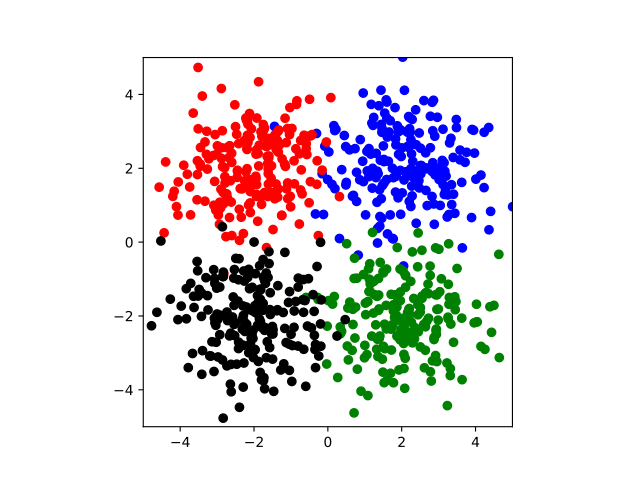

Write Python code to recreate this figure.
# -*- coding: utf-8 -*-
import os
import math
import numpy as np
import matplotlib.pyplot as plt
import matplotlib.animation as animation
import time

plt.rcParams['animation.ffmpeg_path'] = '/usr/local/bin/ffmpeg'

N = 200
K = 4       #less than 5

COLOR = ["blue", "red", "green", "black"]
PLOT = ["bo", "ro", "go", "ko"]


def sigmoid(x):
    return 1 / (1 + np.exp(-x))


fig = plt.figure()
ax = fig.add_subplot(1,1,1)
ax.set_xlim(-5,5)
ax.set_ylim(-5,5)

#add plot
x_data = [np.array([np.random.randn(N) + 2, np.random.randn(N) + 2]),
          np.array([np.random.randn(N) - 2, np.random.randn(N) + 2]),
          np.array([np.random.randn(N) + 2, np.random.randn(N) - 2]),
          np.array([np.random.randn(N) - 2, np.random.randn(N) - 2])]


for k in range(K):
    ax.plot(x_data[k][0], x_data[k][1], PLOT[k])



#mix
x_train = np.vstack(x_data).T.reshape(-1,2).T
y_train = np.tile(np.identity(K),(N,1)).T



#parameter : yita = speed, w = initial weight
yita = 0.01
w = np.tile([0.3, 0.3], (4,1))



def _update_plot(i, fig, im, w):
    rad = math.radians(i)
    
    #remove previous fig
    while len(im) > 0:
        im.pop().remove()
    
    x = x_train[:,i]
    y = y_train[:,i]

    #vector calcuration
    u = np.dot(w,x)
    f = sigmoid(u)
    dEdu = (f - y) * (1 - f) * f

    #(to replace the contents of w)
    for k in range(K):
        dEdw = dEdu[k] * x
        w[k] = w[k] - yita * dEdw
        print("updated", i, k, w[k])
        im.append(plt.quiver(w[k][0],w[k][1], angles='xy',scale_units='xy',scale=0.2, color=COLOR[k]))


# build animation
im = [] # array to keep frames
ani = animation.FuncAnimation(fig, _update_plot, fargs=(fig, im, w), frames=x_train[0].size, interval=1, repeat=False)

#FFwriter = animation.FFMpegWriter()
#ani.save('simple_perseptron.mp4', writer = FFwriter, fps=30, extra_args=['-vcodec', 'libx264'])
#ani.save('simple_perseptron.gif', writer='imagemagick')
#print('saved')

plt.gca().set_aspect('equal', adjustable='box')
plt.savefig(os.path.splitext(os.path.basename(__file__))[0] + ".pdf")
plt.show()
